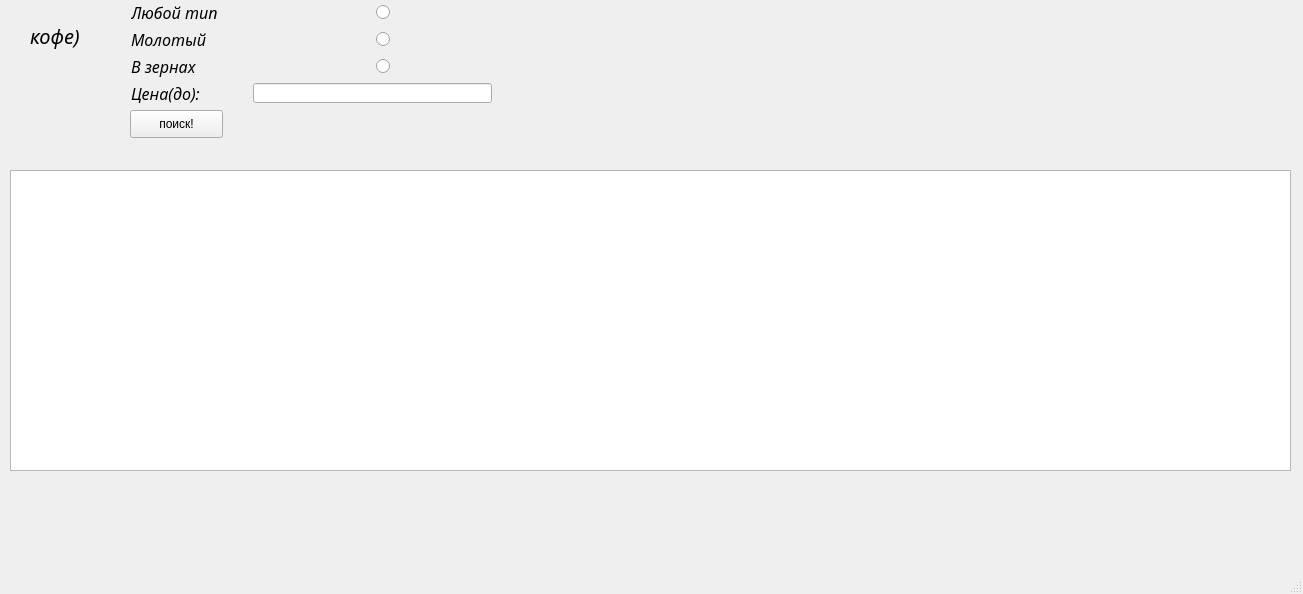
<?xml version="1.0" encoding="UTF-8"?>
<ui version="4.0">
 <class>MainWindow</class>
 <widget class="QMainWindow" name="MainWindow">
  <property name="geometry">
   <rect>
    <x>0</x>
    <y>0</y>
    <width>1303</width>
    <height>594</height>
   </rect>
  </property>
  <property name="windowTitle">
   <string>MainWindow</string>
  </property>
  <widget class="QWidget" name="centralwidget">
   <widget class="QTableWidget" name="tableWidget">
    <property name="geometry">
     <rect>
      <x>10</x>
      <y>170</y>
      <width>1281</width>
      <height>301</height>
     </rect>
    </property>
   </widget>
   <widget class="QLabel" name="label">
    <property name="geometry">
     <rect>
      <x>30</x>
      <y>20</y>
      <width>141</width>
      <height>31</height>
     </rect>
    </property>
    <property name="font">
     <font>
      <family>Noto Sans Medium</family>
      <pointsize>15</pointsize>
      <italic>true</italic>
     </font>
    </property>
    <property name="text">
     <string>кофе)</string>
    </property>
   </widget>
   <widget class="QPushButton" name="search">
    <property name="geometry">
     <rect>
      <x>130</x>
      <y>110</y>
      <width>93</width>
      <height>28</height>
     </rect>
    </property>
    <property name="text">
     <string>поиск!</string>
    </property>
   </widget>
   <widget class="QWidget" name="">
    <property name="geometry">
     <rect>
      <x>131</x>
      <y>2</y>
      <width>361</width>
      <height>101</height>
     </rect>
    </property>
    <layout class="QGridLayout" name="gridLayout">
     <item row="0" column="0" colspan="2">
      <widget class="QLabel" name="label_5">
       <property name="font">
        <font>
         <family>Noto Sans Medium</family>
         <pointsize>12</pointsize>
         <italic>true</italic>
        </font>
       </property>
       <property name="text">
        <string>Любой тип</string>
       </property>
      </widget>
     </item>
     <item row="0" column="2">
      <widget class="QRadioButton" name="any_type">
       <property name="text">
        <string/>
       </property>
      </widget>
     </item>
     <item row="1" column="0" colspan="2">
      <widget class="QLabel" name="label_2">
       <property name="font">
        <font>
         <family>Noto Sans Medium</family>
         <pointsize>12</pointsize>
         <italic>true</italic>
        </font>
       </property>
       <property name="text">
        <string>Молотый</string>
       </property>
      </widget>
     </item>
     <item row="1" column="2">
      <widget class="QRadioButton" name="molotiy">
       <property name="text">
        <string/>
       </property>
      </widget>
     </item>
     <item row="2" column="0">
      <widget class="QLabel" name="label_3">
       <property name="font">
        <font>
         <family>Noto Sans Medium</family>
         <pointsize>12</pointsize>
         <italic>true</italic>
        </font>
       </property>
       <property name="text">
        <string>В зернах</string>
       </property>
      </widget>
     </item>
     <item row="2" column="2">
      <widget class="QRadioButton" name="zerna">
       <property name="text">
        <string/>
       </property>
      </widget>
     </item>
     <item row="3" column="0">
      <widget class="QLabel" name="label_4">
       <property name="font">
        <font>
         <family>Noto Sans Medium</family>
         <pointsize>12</pointsize>
         <italic>true</italic>
        </font>
       </property>
       <property name="text">
        <string>Цена(до):</string>
       </property>
      </widget>
     </item>
     <item row="3" column="1" colspan="2">
      <widget class="QLineEdit" name="price_limit"/>
     </item>
    </layout>
   </widget>
  </widget>
  <widget class="QMenuBar" name="menubar">
   <property name="geometry">
    <rect>
     <x>0</x>
     <y>0</y>
     <width>1303</width>
     <height>26</height>
    </rect>
   </property>
  </widget>
  <widget class="QStatusBar" name="statusbar"/>
 </widget>
 <resources/>
 <connections/>
</ui>
